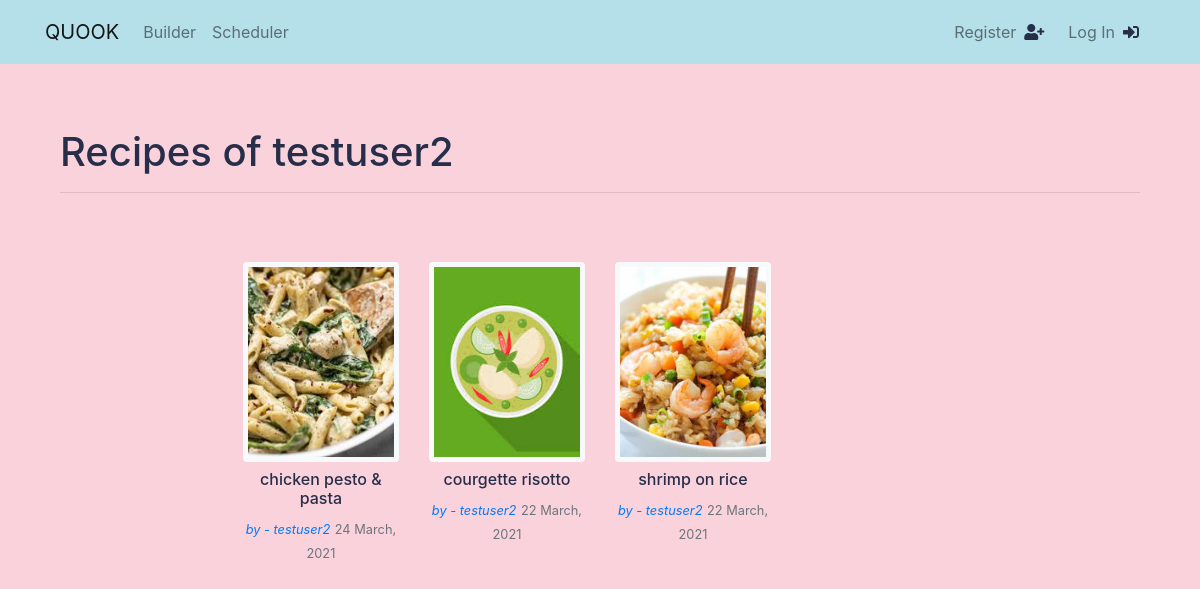
Page /user-recipes/testuser2/ on the committed database.
### recipe/models.py (models this page shows, shortened)
class Recipe(models.Model):
    alphanumeric = RegexValidator(
        r'[a-zA-Z][a-zA-Z ]+', 'Only alphabet characters and spaces are allowed.')
    title = models.CharField(max_length=30, null=True,
                             validators=[alphanumeric])
    description = models.TextField(max_length=200, null=True, blank=True)
    date_posted = models.DateTimeField(default=timezone.now)
    author = models.ForeignKey(User, on_delete=models.CASCADE, null=True)
    image = models.ImageField(
        default='default-recipe.jpg', upload_to='recipe_pics')
    slug = models.SlugField(null=False, unique=True)
    ingredients = models.ManyToManyField(
        'Ingredient', through='IngredientAmount', related_name='recipes')
    def get_absolute_url(self):
        return reverse('recipe:recipe_detail', kwargs={'slug': self.slug})

### recipe/views.py (the view)
class UserRecipeListView(ListView):
    model = Recipe
    template_name = 'recipe/user_recipes.html'
    context_object_name = 'recipes'
    paginate_by = 12
    def get_queryset(self):
        user = get_object_or_404(User, username=self.kwargs.get('username'))
        return Recipe.objects.filter(author=user).order_by('-date_posted')

### recipe/templates/recipe/user_recipes.html (shortened to what this page needs)
{% extends "recipe/base.html" %}
{% block content %}
    <div class="container my-5">
        <h1>Recipes of {{ view.kwargs.username }}</h1>
        <hr>
        <div class ="row fill-50-viewport align-items-center">
            <div class="col-12 d-flex flex-wrap justify-content-center">
                <div class="row mx-5">
                    {% for recipe in recipes %}
                        <div class="col-3 my-3 text-center">
                            <div class="media-content">
                                <img class="rounded border border-5 border-light img-fluid recipe-img my-2" src="{{ recipe.image.url }}">
                                <a class="link-unstyled article-title" href="{{ recipe.get_absolute_url }}"><h6>{{ recipe.title }}</h6></a>
                                <a class="link-unstyled article-title" href="{% url 'recipe:user_recipes' recipe.author %}"><small class="font-italic">by - {{ recipe.author }}</small></a>
                                <small class="text-muted">{{ recipe.date_posted|date:"d F, Y" }}</small>
                            </div>
                        </div>
                    {% endfor %}
                </div>
            </div>
        </div>
    </div>
{% endblock content %}

### recipe/static/recipe/style.css (style rules this page uses)
body { background: #FAD2DB; margin-top: 5rem; overflow-x: hidden; }
.fill-50-viewport { min-height: 50vh; }
h1, h2, h3, h4, h5, h6 { color: #272E4A; }
.link-unstyled, .link-unstyled:link, .link-unstyled:hover { color: none; text-decoration: none; font-style: none; }
.recipe-img { width: 100%; height: 200px; object-fit: cover; }
.border-5 { border-width: 5px !important; }

### rows in the picture
Recipe: image (picture), title "chicken pesto & pasta", author "testuser2", date_posted "24 March, 2021"
Recipe: image (placeholder picture), title "courgette risotto", author "testuser2", date_posted "22 March, 2021"
Recipe: image (picture), title "shrimp on rice", author "testuser2", date_posted "22 March, 2021"

### other values in the picture
{{ view.kwargs.username }} "testuser2"
